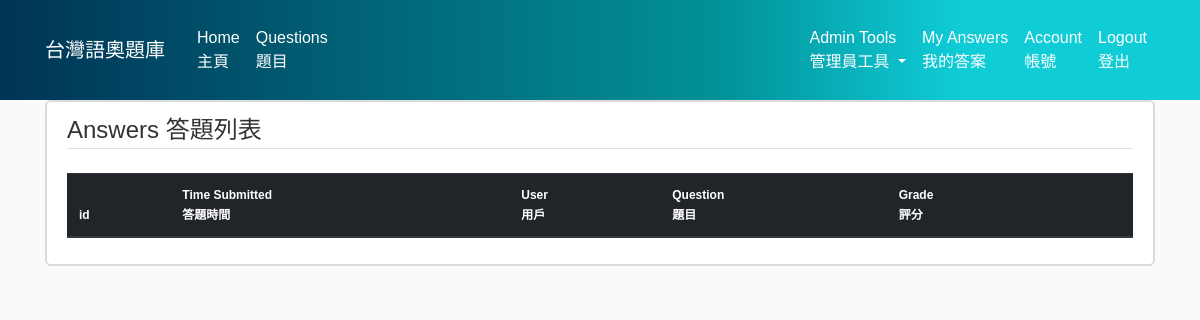
/answer_list (signed in), run on an earlier commit of the app's database.
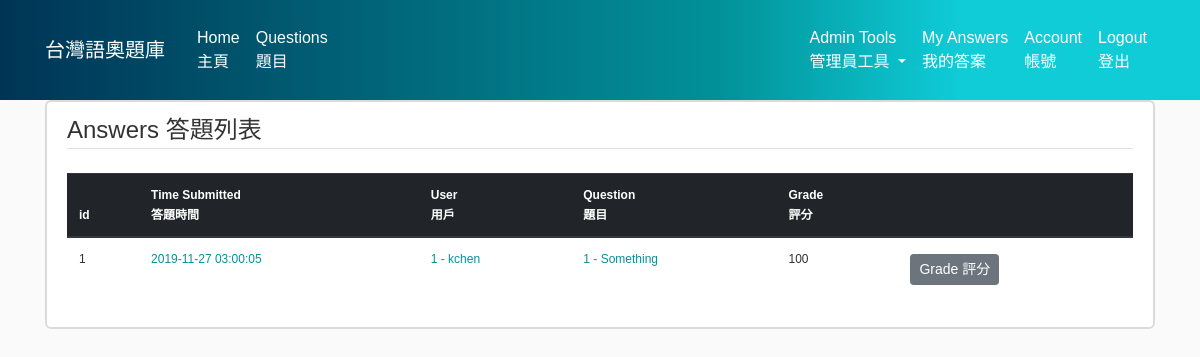
And on a later commit of the database.
### flasktol/models.py (models this page shows, shortened)
class Answer(db.Model):
    id = db.Column(db.Integer, primary_key=True)
    user_id = db.Column(db.Integer, db.ForeignKey('user.id'), nullable=False)
    question_id = db.Column(db.Integer, db.ForeignKey('question.id'), nullable=False)
    content = db.Column(db.Text, nullable=False)
    content_file = db.Column(db.String(20))
    date_submitted = db.Column(db.DateTime, nullable=False, default=datetime.utcnow)
    grade = db.Column(db.Integer, nullable=False, default=0)

class User(db.Model, UserMixin):
    id = db.Column(db.Integer, primary_key=True)
    username = db.Column(db.String(20), unique=True, nullable=False)
    email = db.Column(db.String(120), unique=True, nullable=False)
    image_file = db.Column(db.String(20), nullable=False, default='default.jpg')
    password = db.Column(db.String(60), nullable=False)
    join_date = db.Column(db.DateTime, nullable=False, default=datetime.utcnow)
    access = db.Column(db.Integer, nullable=False, default=1)
    answers = db.relationship('Answer', backref='answerer', lazy=True)
    def is_admin(self):
        return self.access == 3

class Question(db.Model):
    id = db.Column(db.Integer, primary_key=True)
    title = db.Column(db.String(100), nullable=False)
    date_posted = db.Column(db.DateTime, nullable=False, default=datetime.utcnow)
    content = db.Column(db.Text)
    content_file = db.Column(db.String(20))
    access = db.Column(db.Integer, nullable=False, default=1)
    difficulty = db.Column(db.Integer, nullable=False, default=1)
    tags= db.Column(db.Text)
    source = db.Column(db.String(100))
    solution = db.Column(db.Text)
    solution_file= db.Column(db.String(20))
    open_solution= db.Column(db.Boolean, nullable=False, default=False)
    special_characters=db.Column(db.Text)
    answers = db.relationship('Answer', backref='solveq', lazy=True)

### flasktol/answers/routes.py (the view)
@answers.route("/answer_list")
@login_required
def answer_list():
    if not current_user.is_admin():
        abort(403)
    answerlist = Answer.query.order_by(Answer.date_submitted.desc())
    return render_template('answer_list.html', title="Answer List 答題列表", answerlist=answerlist, legend="Answer List 答題列表")

### flasktol/models.py (called while the page is built)
@login_manager.user_loader
def load_user(user_id):
    return User.query.get(int(user_id))

### flasktol/templates/answer_list.html
{% extends "layout.html" %}
{% block content %}
        <article class="media content-section">
            <div class="media-body">
            <legend class='border-bottom mb-4'> Answers 答題列表</legend>
            <table class="table">
              <thead class="thead-dark">
                <tr>
                  <th scope="col">id</th>
                  <th scope="col">Time Submitted<div style="height: 2px;"></div>答題時間</th>
                  <th scope="col">User<div style="height: 2px;"></div>用戶</th>
                  <th scope="col"> Question<div style="height: 2px;"></div>題目</th>
                  <th scope="col"> Grade<div style="height: 2px;"></div>評分</th>
                  <th scope="col"></th>
                </tr>
              </thead>
              <tbody>
                {% for answer in answerlist %}
                      <tr>
                        <td>{{answer.id}}</td>
                        <td><a href='{{url_for("answers.answer", answer_id=answer.id)}}'>{{answer.date_submitted.strftime("%Y-%m-%d %H:%M:%S")}}</a></td>
                        <td><a href='{{url_for("users.account", username=answer.answerer.username)}}'>{{answer.user_id}} - {{answer.answerer.username}}</a></td>
                        <td><a href='{{url_for("questions.question", question_id=answer.question_id)}}'>{{answer.question_id}} - {{answer.solveq.title}}</a></td>
                        <td>{{answer.grade}}</td>
                        <td><a class="btn btn-secondary btn-sm mt-1 mb-1" href="{{url_for('answers.grade_answer',answer_id=answer.id)}}">Grade 評分</a></td>
                      </tr>
                {% endfor %}
              </tbody>
            </table>
          </div>
        </article>
{% endblock content%}

What changed in the data, as far as the page shows it:
added Answer: id "1", date_submitted "2019-11-27 03:00:05", user_id "1", answerer.username "kchen", question_id "1", solveq "Something", grade "100"
